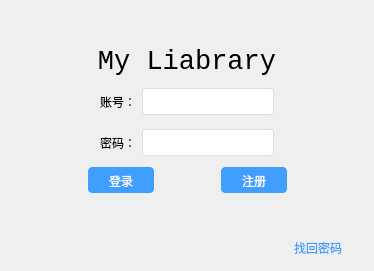
<?xml version="1.0" encoding="UTF-8"?>
<ui version="4.0">
 <class>CLoginDialog</class>
 <widget class="QDialog" name="CLoginDialog">
  <property name="geometry">
   <rect>
    <x>0</x>
    <y>0</y>
    <width>374</width>
    <height>271</height>
   </rect>
  </property>
  <property name="font">
   <font>
    <family>Microsoft YaHei UI</family>
   </font>
  </property>
  <property name="windowTitle">
   <string>Dialog</string>
  </property>
  <property name="styleSheet">
   <string notr="true">CLoginDialog {
    background-color: white;
}

QPushButton {
    background-color: #fff;
    border: 1px solid #dcdfe6;
    color: #606266;
    padding: 4px 20px 2px 20px;
    border-radius: 4px;
}

QPushButton#btnLogin,
#btnRegister {
    color: #fff;
    background-color: #409eff;
    border-color: #409eff;
}

QPushButton#btnLogin:hover,
#btnRegister:hover {
    color: #fff;
    background-color: #66b1ff;
    border-color: #66b1ff;
}

QPushButton#btnLogin:pressed,
#btnRegister:pressed {
    color: #fff;
    background-color: #409eff;
    border-color: #409eff;
    padding-left: 0;
    padding-right: 0;
}

QPushButton#btnFindPassword {
    border-color: transparent;
    color: #409eff;
    background: transparent;
}

QPushButton#btnFindPassword:hover {
    color: #66b1ff;
    border-color: transparent;
    background-color: transparent;
}


QPushButton#btnFindPassword:pressed {
    border-color: transparent;
    color: #409eff;
    background: transparent;
}

QLineEdit {
    background-color: #fff;
    border-radius: 3px;
    border: 1px solid #dcdfe6;
    color: #606266;
    height: 25px;
    padding: 0 15px;
    width: 100%;
}</string>
  </property>
  <layout class="QGridLayout" name="gridLayout">
   <item row="4" column="0" colspan="2">
    <layout class="QHBoxLayout" name="horizontalLayout_3">
     <item>
      <spacer name="horizontalSpacer_5">
       <property name="orientation">
        <enum>Qt::Horizontal</enum>
       </property>
       <property name="sizeHint" stdset="0">
        <size>
         <width>77</width>
         <height>20</height>
        </size>
       </property>
      </spacer>
     </item>
     <item>
      <widget class="QPushButton" name="btnLogin">
       <property name="styleSheet">
        <string notr="true"/>
       </property>
       <property name="text">
        <string>登录</string>
       </property>
      </widget>
     </item>
     <item>
      <spacer name="horizontalSpacer_8">
       <property name="orientation">
        <enum>Qt::Horizontal</enum>
       </property>
       <property name="sizeHint" stdset="0">
        <size>
         <width>40</width>
         <height>20</height>
        </size>
       </property>
      </spacer>
     </item>
     <item>
      <widget class="QPushButton" name="btnRegister">
       <property name="text">
        <string>注册</string>
       </property>
      </widget>
     </item>
     <item>
      <spacer name="horizontalSpacer_6">
       <property name="orientation">
        <enum>Qt::Horizontal</enum>
       </property>
       <property name="sizeHint" stdset="0">
        <size>
         <width>76</width>
         <height>20</height>
        </size>
       </property>
      </spacer>
     </item>
    </layout>
   </item>
   <item row="0" column="0">
    <spacer name="verticalSpacer_3">
     <property name="orientation">
      <enum>Qt::Vertical</enum>
     </property>
     <property name="sizeHint" stdset="0">
      <size>
       <width>20</width>
       <height>40</height>
      </size>
     </property>
    </spacer>
   </item>
   <item row="2" column="0" colspan="2">
    <layout class="QHBoxLayout" name="horizontalLayout">
     <item>
      <spacer name="horizontalSpacer_2">
       <property name="orientation">
        <enum>Qt::Horizontal</enum>
       </property>
       <property name="sizeHint" stdset="0">
        <size>
         <width>40</width>
         <height>20</height>
        </size>
       </property>
      </spacer>
     </item>
     <item>
      <spacer name="verticalSpacer_6">
       <property name="orientation">
        <enum>Qt::Vertical</enum>
       </property>
       <property name="sizeHint" stdset="0">
        <size>
         <width>20</width>
         <height>40</height>
        </size>
       </property>
      </spacer>
     </item>
     <item>
      <widget class="QLabel" name="label">
       <property name="text">
        <string>账号：</string>
       </property>
      </widget>
     </item>
     <item>
      <widget class="QLineEdit" name="leUsername"/>
     </item>
     <item>
      <spacer name="verticalSpacer_4">
       <property name="orientation">
        <enum>Qt::Vertical</enum>
       </property>
       <property name="sizeType">
        <enum>QSizePolicy::Fixed</enum>
       </property>
       <property name="sizeHint" stdset="0">
        <size>
         <width>20</width>
         <height>30</height>
        </size>
       </property>
      </spacer>
     </item>
     <item>
      <spacer name="horizontalSpacer">
       <property name="orientation">
        <enum>Qt::Horizontal</enum>
       </property>
       <property name="sizeHint" stdset="0">
        <size>
         <width>40</width>
         <height>20</height>
        </size>
       </property>
      </spacer>
     </item>
    </layout>
   </item>
   <item row="3" column="0" colspan="2">
    <layout class="QHBoxLayout" name="horizontalLayout_2">
     <item>
      <spacer name="horizontalSpacer_3">
       <property name="orientation">
        <enum>Qt::Horizontal</enum>
       </property>
       <property name="sizeHint" stdset="0">
        <size>
         <width>40</width>
         <height>20</height>
        </size>
       </property>
      </spacer>
     </item>
     <item>
      <spacer name="verticalSpacer_5">
       <property name="orientation">
        <enum>Qt::Vertical</enum>
       </property>
       <property name="sizeHint" stdset="0">
        <size>
         <width>20</width>
         <height>40</height>
        </size>
       </property>
      </spacer>
     </item>
     <item>
      <widget class="QLabel" name="label_2">
       <property name="text">
        <string>密码：</string>
       </property>
      </widget>
     </item>
     <item>
      <widget class="QLineEdit" name="lePassword">
       <property name="echoMode">
        <enum>QLineEdit::Password</enum>
       </property>
      </widget>
     </item>
     <item>
      <spacer name="verticalSpacer">
       <property name="orientation">
        <enum>Qt::Vertical</enum>
       </property>
       <property name="sizeType">
        <enum>QSizePolicy::Fixed</enum>
       </property>
       <property name="sizeHint" stdset="0">
        <size>
         <width>20</width>
         <height>30</height>
        </size>
       </property>
      </spacer>
     </item>
     <item>
      <spacer name="horizontalSpacer_4">
       <property name="orientation">
        <enum>Qt::Horizontal</enum>
       </property>
       <property name="sizeHint" stdset="0">
        <size>
         <width>40</width>
         <height>20</height>
        </size>
       </property>
      </spacer>
     </item>
    </layout>
   </item>
   <item row="6" column="1">
    <widget class="QPushButton" name="btnFindPassword">
     <property name="text">
      <string>找回密码</string>
     </property>
    </widget>
   </item>
   <item row="5" column="0">
    <spacer name="verticalSpacer_2">
     <property name="orientation">
      <enum>Qt::Vertical</enum>
     </property>
     <property name="sizeHint" stdset="0">
      <size>
       <width>20</width>
       <height>40</height>
      </size>
     </property>
    </spacer>
   </item>
   <item row="6" column="0">
    <spacer name="horizontalSpacer_7">
     <property name="orientation">
      <enum>Qt::Horizontal</enum>
     </property>
     <property name="sizeHint" stdset="0">
      <size>
       <width>40</width>
       <height>20</height>
      </size>
     </property>
    </spacer>
   </item>
   <item row="1" column="0" colspan="2">
    <widget class="QLabel" name="label_3">
     <property name="font">
      <font>
       <family>Consolas</family>
       <pointsize>20</pointsize>
      </font>
     </property>
     <property name="text">
      <string>My Liabrary</string>
     </property>
     <property name="alignment">
      <set>Qt::AlignCenter</set>
     </property>
    </widget>
   </item>
  </layout>
 </widget>
 <resources/>
 <connections/>
</ui>
